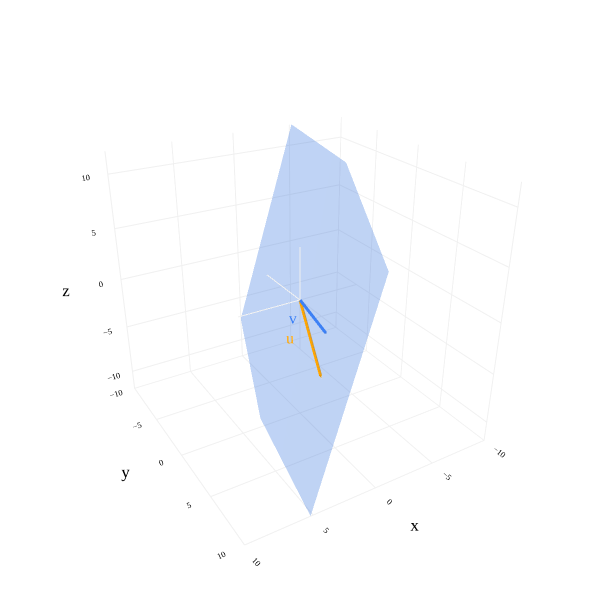

This figure's notebook cell:
### Markdown cell above
---

## Spans are Subspaces

The last example we walked through above, $\{{ \begin{bmatrix} 1 \\ -3 \\ 2 \end{bmatrix} \mid t \in \mathbb{R} \}}$, is a subspace of $\mathbb{R}^3$. It is also the span of the vector $\begin{bmatrix} 1 \\ -3 \\ 2 \end{bmatrix}$. It turns out that this correspondence between spans and subspaces is true in general.

:::{attention} Spans are Subspaces

If ${\color{#3d81f6}\vec v_1}, {\color{#3d81f6}\vec v_2}, \ldots, {\color{#3d81f6}\vec v_d}$ are vectors in $\mathbb{R}^n$, then the **span** (i.e. set of all possible linear combinations) of these vectors is a subspace of $\mathbb{R}^n$.

In other words,

$$\text{span}(\{{\color{#3d81f6}\vec v_1}, {\color{#3d81f6}\vec v_2}, \ldots, {\color{#3d81f6}\vec v_d}\}) = \left\{a_1{\color{#3d81f6}\vec v_1} + a_2{\color{#3d81f6}\vec v_2} + \cdots + a_d{\color{#3d81f6}\vec v_d} \;\middle\vert\; a_1, a_2, \ldots, a_d \in \mathbb{R}\right\}$$

is a subspace of $\mathbb{R}^n$.
:::

This is true essentially by the definition of a span. The span of a collection of vectors is defined to be the set of all of their possible linear combinations. If you pick any two vectors in the span, they're both made of the same building blocks (spanning vectors), so if you make a linear combination of these two new vectors, that'll still be made up of the same building blocks.

### Example: Span of Two Vectors in $\mathbb{R}^3$ ✅

As an example, consider the span of the vectors

$${\color{orange}\vec u = \begin{bmatrix} 2 \\ 6 \\ -3 \end{bmatrix}}, \quad {\color{#3d81f6}\vec v = \begin{bmatrix} 1 \\ 5 \\ 0 \end{bmatrix}}$$

$\text{span}(\{{\color{orange}\vec u}, {\color{#3d81f6}\vec v}\})$ contains all vectors of the form $c{\color{orange}\vec u} + d{\color{#3d81f6}\vec v}$. Let's pick two such vectors, say $$\vec x =2{\color{orange}\vec u} + 3{\color{#3d81f6}\vec v}, \quad \vec y =4{\color{orange}\vec u} - 2{\color{#3d81f6}\vec v}$$

Both $\vec x$ and $\vec y$ are in $\text{span}(\{{\color{orange}\vec u}, {\color{#3d81f6}\vec v}\})$. Now, let's take a linear combination of these two new vectors, say, $5 \vec x - \frac{1}{2} \vec y$, and check if that's also in $\text{span}(\{{\color{orange}\vec u}, {\color{#3d81f6}\vec v}\})$. This linear combination is

$$5 \vec x - \frac{1}{2} \vec y = 5(2{\color{orange}\vec u} + 3{\color{#3d81f6}\vec v}) - \frac{1}{2}(4{\color{orange}\vec u} - 2{\color{#3d81f6}\vec v})$$

But, simplifying this expression shows us that it's equivalent to

$$5 \vec x - \frac{1}{2} \vec y = 10{\color{orange}\vec u} + 15{\color{#3d81f6}\vec v} - 2{\color{orange}\vec u} + {\color{#3d81f6}\vec v} = 8{\color{orange}\vec u} + 16{\color{#3d81f6}\vec v}$$

which clearly shows that a linear combination of $\vec x$ and $\vec y$ is really just a linear combination of $\color{orange} \vec u$ and $\color{#3d81f6} \vec v$.

All of this is to say, if you pick any two vectors in $\text{span}(\{{\color{orange}\vec u}, {\color{#3d81f6}\vec v}\})$, their linear combinations will also be in $\text{span}(\{{\color{orange}\vec u}, {\color{#3d81f6}\vec v}\})$, so $\text{span}(\{{\color{orange}\vec u}, {\color{#3d81f6}\vec v}\})$ is closed under addition and scalar multiplication. It also contains the zero vector (since you could take $0{\color{orange}\vec u} + 0{\color{#3d81f6}\vec v} = \vec 0$), so this span <span style="color:#3d81f6; font-weight:bold">is a subspace</span> of $\mathbb{R}^3$.

Let's not forget that the span of two non-collinear vectors in $\mathbb{R}^3$ is a plane. So, since $\text{span}(\{{\color{orange}\vec u}, {\color{#3d81f6}\vec v}\})$ is a subspace, the corresponding plane is also a subspace of $\mathbb{R}^3$ (because it's the same thing as the span of the vectors).

### Code cell
import numpy as np
import plotly.graph_objects as go
from utils import plot_vectors

# Define the two spanning vectors
u = np.array([2, 6, -3])   # orange
v = np.array([1, 5, 0])    # blue

# To plot the plane spanned by u and v, create a grid of linear combinations
plane_extent = 5
num_points = 20
s_range = np.linspace(-plane_extent, plane_extent, num_points)
t_range = np.linspace(-plane_extent, plane_extent, num_points)
S, T = np.meshgrid(s_range, t_range)

# Compute all points s*u + t*v
X = S * u[0] + T * v[0]
Y = S * u[1] + T * v[1]
Z = S * u[2] + T * v[2]

fig = plot_vectors([
    (tuple(u), "orange", "u"),
    (tuple(v), "#3d81f6", "v"),
], vdeltax=3
, vdeltay=2)

# Plot the plane
fig.add_trace(go.Surface(
    x=X,
    y=Y,
    z=Z,
    opacity=0.4,
    colorscale=[[0, 'rgba(61,129,246,0.8)'], [1, 'rgba(61,129,246,0.8)']],
    showscale=False,
))

# Add faint lines at x=0, y=0, z=0
line_range = [-5, 5]
fig.add_trace(go.Scatter3d(
    x=[0, 0], y=line_range, z=[0, 0],
    mode='lines',
    line=dict(color='#f0f0f0', width=2),
    showlegend=False,
    hoverinfo='skip'
))
fig.add_trace(go.Scatter3d(
    x=line_range, y=[0, 0], z=[0, 0],
    mode='lines',
    line=dict(color='#f0f0f0', width=2),
    showlegend=False,
    hoverinfo='skip'
))
fig.add_trace(go.Scatter3d(
    x=[0, 0], y=[0, 0], z=line_range,
    mode='lines',
    line=dict(color='#f0f0f0', width=2),
    showlegend=False,
    hoverinfo='skip'
))

# # Draw the two spanning vectors from the origin
# vectors = [
#     dict(x=u[0], y=u[1], z=u[2], color='orange'),
#     dict(x=v[0], y=v[1], z=v[2], color='#3d81f6')
# ]
# for vtx in vectors:
#     fig.add_trace(go.Scatter3d(
#         x=[0, vtx['x']],
#         y=[0, vtx['y']],
#         z=[0, vtx['z']],
#         mode='lines+markers',
#         line=dict(color=vtx['color'], width=8),
#         marker=dict(size=4, color=vtx['color']),
#         showlegend=False
#     ))

fig.update_layout(
    scene=dict(
        xaxis=dict(
            range=[-10, 10],
            title='x',
            backgroundcolor='white',
            gridcolor='#f0f0f0',
            zerolinecolor='#f0f0f0',
            showbackground=True,
        ),
        yaxis=dict(
            range=[-10, 10],
            title='y',
            backgroundcolor='white',
            gridcolor='#f0f0f0',
            zerolinecolor='#f0f0f0',
            showbackground=True,
        ),
        zaxis=dict(
            range=[-12, 12],
            title='z',
            backgroundcolor='white',
            gridcolor='#f0f0f0',
            zerolinecolor='#f0f0f0',
            showbackground=True,
        ),
        aspectmode='cube',
    ),
    width=600,
    height=600,
    scene_camera=dict(
        eye=dict(x=1.2, y=2, z=1.2)
    ),
    font=dict(family='Palatino'),
    paper_bgcolor='white',
    plot_bgcolor='white'
)

fig.show()

### Figure 1 — Plotly figure (JSON) as saved in the notebook; plotly's stock layout.template omitted (floating-point values rounded to 4 significant figures; data arrays with more than 128 entries replaced by an {"elided": "..."} marker saying what was removed)
{"data": [{"hovertemplate": "(%{x}, %{y}, %{z})<extra></extra>", "line": {"color": "orange", "width": 6}, "mode": "lines", "showlegend": false, "type": "scatter3d", "x": [0, 2], "y": [0, 6], "z": [0, -3]}, {"colorscale": [[0, "orange"], [1, "orange"]], "hoverinfo": "skip", "showlegend": false, "showscale": false, "sizemode": "raw", "sizeref": 0.4, "type": "cone", "u": [0.2], "v": [0.6], "w": [-0.3], "x": [2], "y": [6], "z": [-3]}, {"hoverinfo": "skip", "mode": "text", "showlegend": false, "text": ["u"], "textfont": {"color": "orange", "family": "Palatino", "size": 16}, "textposition": "middle center", "type": "scatter3d", "x": [2.423], "y": [2.684], "z": [-1.5]}, {"hovertemplate": "(%{x}, %{y}, %{z})<extra></extra>", "line": {"color": "#3d81f6", "width": 6}, "mode": "lines", "showlegend": false, "type": "scatter3d", "x": [0, 1], "y": [0, 5], "z": [0, 0]}, {"colorscale": [[0, "#3d81f6"], [1, "#3d81f6"]], "hoverinfo": "skip", "showlegend": false, "showscale": false, "sizemode": "raw", "sizeref": 0.4, "type": "cone", "u": [0.1], "v": [0.5], "w": [0], "x": [1], "y": [5], "z": [0]}, {"hoverinfo": "skip", "mode": "text", "showlegend": false, "text": ["v"], "textfont": {"color": "#3d81f6", "family": "Palatino", "size": 16}, "textposition": "middle center", "type": "scatter3d", "x": [1.971], "y": [2.304], "z": [0]}, {"colorscale": [[0, "rgba(61,129,246,0.8)"], [1, "rgba(61,129,246,0.8)"]], "opacity": 0.4, "showscale": false, "type": "surface", "x": {"elided": "20x20 float values"}, "y": {"elided": "20x20 float values"}, "z": {"elided": "20x20 float values"}}, {"hoverinfo": "skip", "line": {"color": "#f0f0f0", "width": 2}, "mode": "lines", "showlegend": false, "type": "scatter3d", "x": [0, 0], "y": [-5, 5], "z": [0, 0]}, {"hoverinfo": "skip", "line": {"color": "#f0f0f0", "width": 2}, "mode": "lines", "showlegend": false, "type": "scatter3d", "x": [-5, 5], "y": [0, 0], "z": [0, 0]}, {"hoverinfo": "skip", "line": {"color": "#f0f0f0", "width": 2}, "mode": "lines", "showlegend": false, "type": "scatter3d", "x": [0, 0], "y": [0, 0], "z": [-5, 5]}], "layout": {"font": {"color": "black", "family": "Palatino", "size": 14}, "height": 600, "margin": {"b": 0, "l": 0, "r": 0, "t": 0}, "paper_bgcolor": "white", "plot_bgcolor": "white", "scene": {"aspectmode": "cube", "aspectratio": {"x": 1.2, "y": 1.2, "z": 0.8}, "bgcolor": "white", "camera": {"eye": {"x": 1.2, "y": 2, "z": 1.2}}, "xaxis": {"backgroundcolor": "white", "gridcolor": "#f0f0f0", "range": [-10, 10], "showbackground": true, "tickfont": {"size": 10}, "title": {"text": "x"}, "zerolinecolor": "#f0f0f0"}, "yaxis": {"backgroundcolor": "white", "gridcolor": "#f0f0f0", "range": [-10, 10], "showbackground": true, "tickfont": {"size": 10}, "title": {"text": "y"}, "zerolinecolor": "#f0f0f0"}, "zaxis": {"backgroundcolor": "white", "gridcolor": "#f0f0f0", "range": [-12, 12], "showbackground": true, "tickfont": {"size": 10}, "title": {"text": "z"}, "zerolinecolor": "#f0f0f0"}}, "width": 600}}
